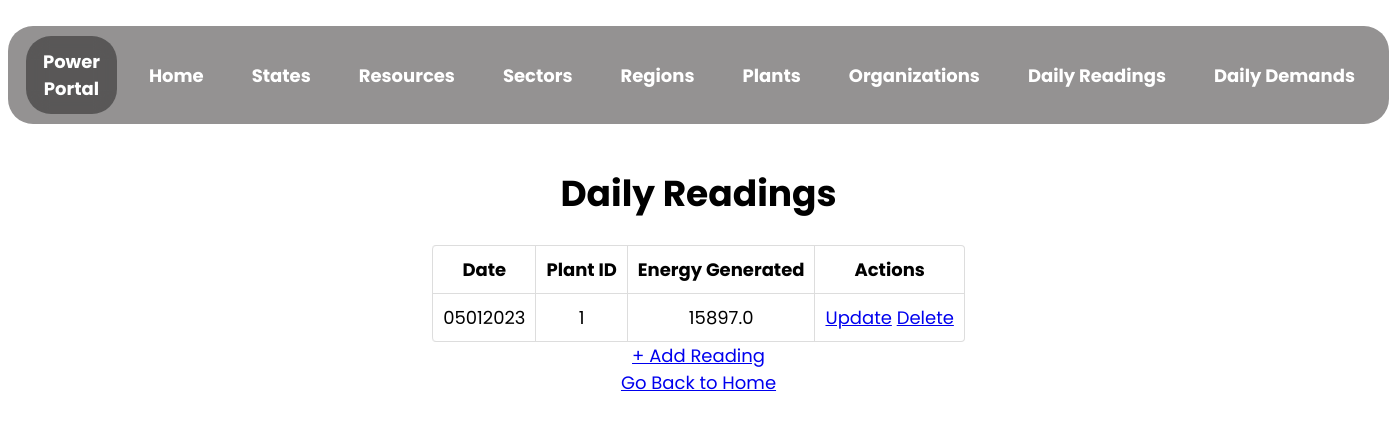
Page /daily_reading on the earlier database version.
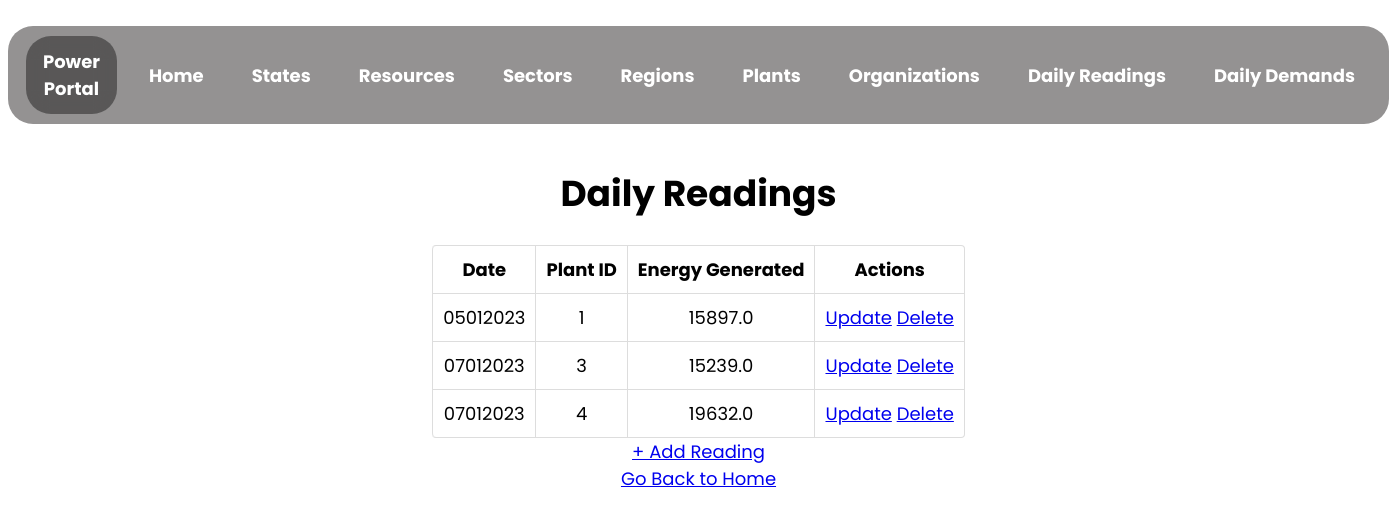
Same page on the later database version.
### app.py (models this page shows)
class DailyReading(db.Model):
    __tablename__ = "daily_reading"
    plant_id = db.Column(db.Integer, db.ForeignKey("plant.plant_id"), primary_key = True, nullable = False)
    date = db.Column(db.String, primary_key = True, nullable = False)
    energy_generated = db.Column(db.Float, nullable = False)

### app.py (the view)
@app.route("/daily_reading", methods = ["GET", "POST"])
def view_daily_reading():
    reading_list = DailyReading.query.all()
    return render_template(
        "view_dr.html",
        reading_list = reading_list
    )

### templates/view_dr.html (shortened to what this page needs)
<!DOCTYPE html>
<html lang="en">
  <head>
    <link rel="stylesheet" href="../static/assets/view.css">
  </head>
  <body>
    <nav>
      <ul class="menu-bar">
        <div class="logo">
          <a href="/">Power Portal </a>
        </div>
        <li><a href="/">Home</a></li>
        <li><a href="/state">States</a></li>
        <li><a href="/resource">Resources</a></li>
        <li><a href="/sector">Sectors</a></li>
        <li><a href="/region">Regions</a></li>
        <li><a href="/plant">Plants</a></li>
        <li><a href="/organization">Organizations</a></li>
        <li><a href="/daily_reading">Daily Readings</a></li>
        <li><a href="/daily_demand">Daily Demands</a></li>
      </ul>
    </nav>
    <h1 style="text-align: center">Daily Readings</h1>
    {% if reading_list | length == 0 %}
        <p>No Readings Found! Add the Readings now!</p>
        <a href="/daily_reading/create" type="button">+ Add Daily Reading</a>
    {% else %}
    <table id="dr-detail">
      <thead>
        <th>Date</th>
        <th>Plant ID</th>
        <th>Energy Generated</th>
        <th>Actions</th>
      </thead>
      {% for reading in reading_list %}
      <tr>
        <td>{{reading["date"]}}</td>
        <td>{{reading["plant_id"]}}</td>
        <td>{{reading["energy_generated"]}}</td>
        <td>
            <a href="/daily_reading/{{reading['plant_id']}}/{{reading['date']}}/update" type="button">Update</a>
            <a href="/daily_reading/{{reading['plant_id']}}/{{reading['date']}}/delete" type="button">Delete</a>
        </td>
      </tr>
      {% endfor %}
    </table>
    <a href="/daily_reading/create" type="button">+ Add Reading</a>
    {% endif %}
    <br>
    <a href="/">Go Back to Home</a>
  </body>
</html>

### static/assets/view.css (style rules this page uses)
html { scroll-behavior: smooth; }
html { background-color: none; position: relative; -webkit-animation-name: animatebottom; -webkit-animation-duration: 1s; animation-name: animatebottom; animation-duration: 1s; }
body { font-family: 'Poppins', sans-serif; text-align: center; font-size: large; }
.logo { border-radius: 25px; height: fit-content; display: inline-flex; background-color: rgba(0,0,0,0.4); -webkit-backdrop-filter: blur(10px); backdrop-filter: blur(10px); align-items: center; vertical-align: middle; padding: 12px 16px; margin: 0 8px; top: 0; color: white; transition: all .2s; }
.logo a { text-decoration: none; color: white; font-weight: bold; }
.menu-bar { border-radius: 25px; height: fit-content; display: inline-flex; background-color: rgb(148, 146, 146); -webkit-backdrop-filter: blur(10px); backdrop-filter: blur(10px); align-items: center; padding: 0 10px; padding-top: 10px; padding-bottom: 10px; top: 0; }
.menu-bar li { list-style: none; color: white; padding: 12px 16px; margin: 0 8px; position: relative; cursor: pointer; white-space: nowrap; transition: all .2s; }
.menu-bar li a { color: white; text-decoration: none; font-weight: bold; }
table { width: fit-content; border: 1px solid #ddd; border-collapse: separate; border-left: 0; border-radius: 4px; border-spacing: 0px; margin-left: auto; margin-right: auto; }
thead { display: table-header-group; vertical-align: middle; border-color: inherit; border-collapse: separate; text-align: center; padding: 10px; }
tr { display: table-row; vertical-align: inherit; border-color: inherit; text-align: center; padding: 10px; }
th, td { padding: 5px 4px 6px 4px; text-align: center; vertical-align: top; border-left: 1px solid #ddd; padding: 10px; }
td { border-top: 1px solid #ddd; }
thead:first-child tr:first-child th:first-child, tbody:first-child tr:first-child td:first-child { border-radius: 4px 0 0 0; }
thead:last-child tr:last-child th:first-child, tbody:last-child tr:last-child td:first-child { border-radius: 0 0 0 4px; }

Differences in the rows shown:
added DailyReading: date "07012023", plant_id "3", energy_generated "15239.0"
added DailyReading: date "07012023", plant_id "4", energy_generated "19632.0"
